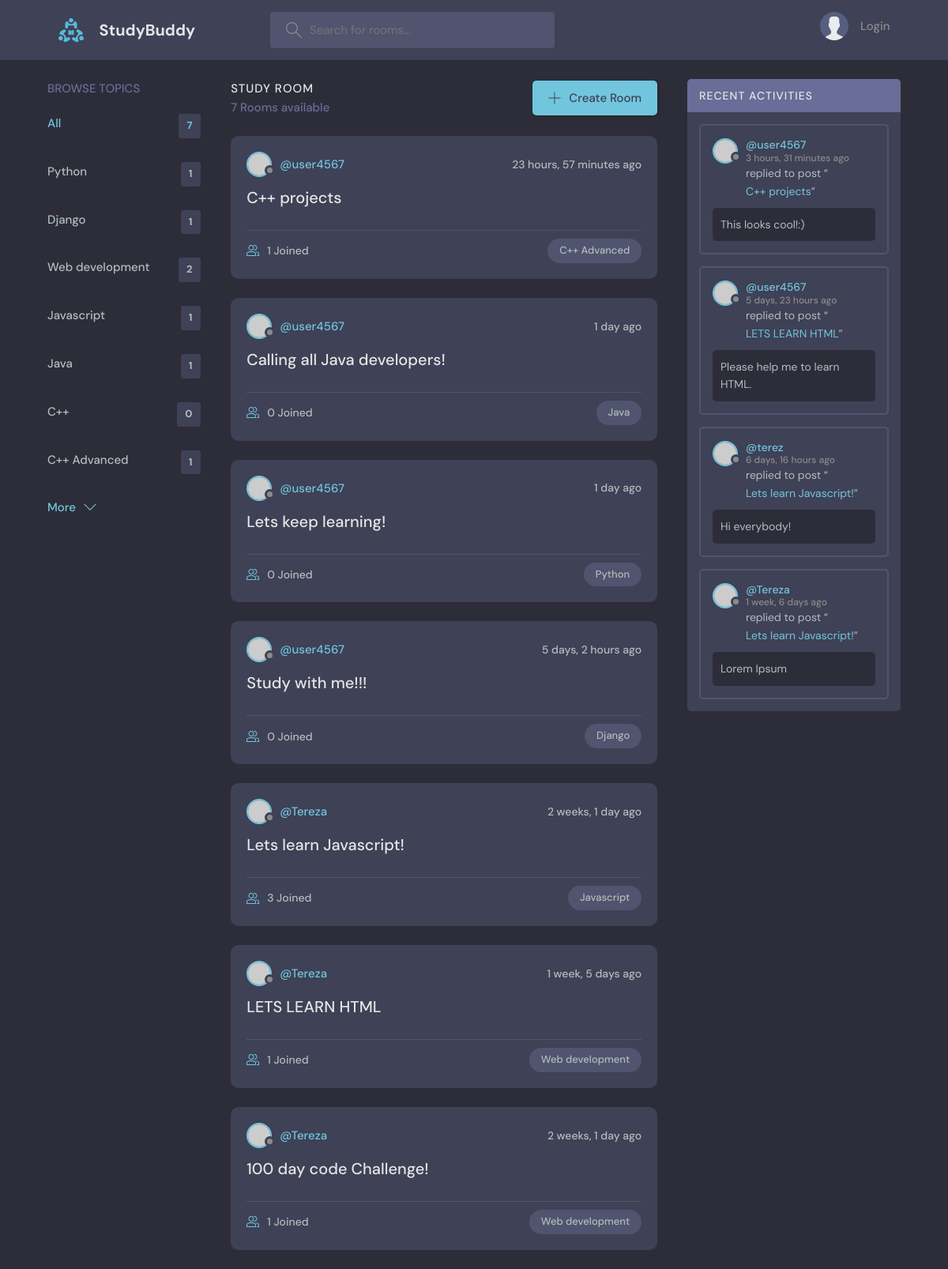
The page / on the database its author committed.
### base/models.py (models this page shows, shortened)
class Topic(models.Model):
    name = models.CharField(max_length=200)

class Room(models.Model):
    host = models.ForeignKey(User, on_delete=models.SET_NULL, null=True)
    topic = models.ForeignKey(Topic, on_delete=models.SET_NULL, null=True) # When the room is deleted, topic is set to null
    name = models.CharField(max_length=200)
    description = models.TextField(null=True, blank=True)
    participants = models.ManyToManyField(User, related_name='participants', blank=True)
    updated = models.DateTimeField(auto_now=True)
    created = models.DateTimeField(auto_now_add=True)
    class Meta:
        ordering = ['-updated', '-created']
    def __str__(self):
        return str(self.name)

class Message(models.Model): # every room has its own message
    user = models.ForeignKey(User, on_delete=models.CASCADE)
    room = models.ForeignKey(Room, on_delete=models.CASCADE)
    body = models.TextField()
    updated = models.DateTimeField(auto_now=True)
    created = models.DateTimeField(auto_now_add=True)
    class Meta:
        ordering = ['-updated', '-created']

### base/views.py (the view)
# urls.py: path('', views.home, name='home'),
def home(request):
    q = request.GET.get('q') if request.GET.get('q') != None else ""
    rooms = Room.objects.filter(
        Q(topic__name__icontains=q) |
        Q(name__icontains=q) |
        Q(description__icontains=q)
     )
    topics = Topic.objects.all()
    room_count = rooms.count()
    room_messages = Message.objects.filter(Q(room__topic__name__icontains=q))
    context = {'rooms': rooms, 'topics':topics, 'room_count':room_count, 'room_messages':room_messages}
    return render(request, 'base/home.html', context)

### base/templates/base/home.html (shortened to what this page needs)
{% extends 'main.html' %}
{% block content %}
<main class="layout layout--3">
    <div class="container">
      {% include 'base/topics_component.html' %}
      <div class="roomList">
        <div class="roomList__header">
          <div>
            <h2>Study Room</h2>
            <p>{{room_count}} Rooms available</p>
          </div>
          <a class="btn btn--main" href="{% url 'CreateRoom' %}">
            <svg version="1.1" xmlns="http://www.w3.org/2000/svg" width="32" height="32" viewBox="0 0 32 32">
              <title>add</title>
              <path
                d="M16.943 0.943h-1.885v14.115h-14.115v1.885h14.115v14.115h1.885v-14.115h14.115v-1.885h-14.115v-14.115z"
              ></path>
            </svg>
            Create Room
          </a>
        </div>
        {% include 'base/feed_component.html' %}
      </div>
      {% include 'base/activity_component.html' %}
    </div>
  </main>
{% endblock content %}

### base/templates/base/topics_component.html
<div class="topics">
  <div class="topics__header">
    <h2>Browse Topics</h2>
  </div>
  <ul class="topics__list">
    <li>
      <a href="{% url 'home' %}" class="active">All <span>{{topics.count}}</span></a>
    </li>
    {% for topic in topics %}
    <li>
      <a href="{% url 'home' %}?q={{topic.name}}">{{topic.name}}<span>{{topic.room_set.all.count}}</span></a>
    </li>
    {% endfor %}
  </ul>
  <a class="btn btn--link" href="topics.html">
    More
    <svg version="1.1" xmlns="http://www.w3.org/2000/svg" width="32" height="32" viewBox="0 0 32 32">
      <title>chevron-down</title>
      <path d="M16 21l-13-13h-3l16 16 16-16h-3l-13 13z"></path>
    </svg>
  </a>
</div>

### base/templates/base/feed_component.html (shortened to what this page needs)
{% for room in rooms %}
<div class="roomListRoom">
    <div class="roomListRoom__header">
      <a href="{% url 'UserProfile' room.host.id %}" class="roomListRoom__author">
        <div class="avatar avatar--small">
          <img src="https://randomuser.me/api/portraits/women/11.jpg" />
        </div>
        <span>@{{room.host.username}}</span>
      </a>
      <div class="roomListRoom__actions">
        <span>{{room.created|timesince}} ago</span>
      </div>
    </div>
    <div class="roomListRoom__content">
      <a href="{% url 'room' room.id %}">{{room.name}}</a>
    </div>
    <div class="roomListRoom__meta">
      <a href="{% url 'room' room.id %}" class="roomListRoom__joined">
        {{room.participants.all.count}} Joined
      </a>
      <p class="roomListRoom__topic">{{room.topic.name}}</p>
    </div>
</div>
{% endfor %}

### base/templates/base/activity_component.html (shortened to what this page needs)
<div class="activities">
    <div class="activities__header">
      <h2>Recent Activities</h2>
    </div>
    {% for message in room_messages %}
    <div class="activities__box">
      <div class="activities__boxHeader roomListRoom__header">
        <a href="{%url 'UserProfile' message.user.id %}"class="roomListRoom__author">
          <div class="avatar avatar--small">
            <img src="https://randomuser.me/api/portraits/women/11.jpg" />
          </div>
          <p>
            @{{message.user}}
            <span>{{message.created|timesince}} ago</span>
          </p>
        </a>
      </div>
      <div class="activities__boxContent">
        <p>replied to post “<a href="{% url 'room' message.room.id%}">{{message.room}}</a>”</p>
        <div class="activities__boxRoomContent">
            {{message.body}}
        </div>
      </div>
    </div>
    {% endfor %}
</div>

### rows shown on the page
Topic: name "Python", room_set.all.count "1"
Topic: name "Django", room_set.all.count "1"
Topic: name "Web development", room_set.all.count "2"
Topic: name "Javascript", room_set.all.count "1"
Topic: name "Java", room_set.all.count "1"
Topic: name "C++", room_set.all.count "0"
Topic: name "C++ Advanced", room_set.all.count "1"
Room: host.username "user4567", created "23 hours, 57 minutes", name "C++ projects", participants.all.count "1", topic.name "C++ Advanced"
Room: host.username "user4567", created "1 day", name "Calling all Java developers!", participants.all.count "0", topic.name "Java"
Room: host.username "user4567", created "1 day", name "Lets keep learning!", participants.all.count "0", topic.name "Python"
Room: host.username "user4567", created "5 days, 2 hours", name "Study with me!!!", participants.all.count "0", topic.name "Django"
Room: host.username "Tereza", created "2 weeks, 1 day", name "Lets learn Javascript!", participants.all.count "3", topic.name "Javascript"
Room: host.username "Tereza", created "1 week, 5 days", name "LETS LEARN HTML", participants.all.count "1", topic.name "Web development"
Room: host.username "Tereza", created "2 weeks, 1 day", name "100 day code Challenge!", participants.all.count "1", topic.name "Web development"
Message: user "user4567", created "3 hours, 31 minutes", room "C++ projects", body "This looks cool!:)"
Message: user "user4567", created "5 days, 23 hours", room "LETS LEARN HTML", body "Please help me to learn HTML."
Message: user "terez", created "6 days, 16 hours", room "Lets learn Javascript!", body "Hi everybody!"
Message: user "Tereza", created "1 week, 6 days", room "Lets learn Javascript!", body "Lorem Ipsum"

### other values the page prints
{{ topics.count }} "7"
{{ room_count }} "7"
